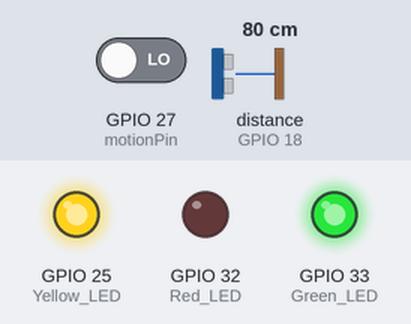
Simulated run of this sketch. Board: ESP32. Parts: output pins drawn as LEDs (lit = HIGH). Wiring (inferred from the names in the program): ultrasonic range finder: trigger GPIO 2; echo GPIO 18. The inputs (shaded band) are chosen by the test bench; at power-on: GPIO 27 (motionPin) LOW, distance to the obstacle (sensor on GPIO 18) 80 cm. The echo pulse lasts 58.3 µs per cm; WiFi joins after 1.5 s; servers stay silent unless stated; pins used as bus, display or sensor lines are not drawn; what the sketch prints to the serial monitor is not drawn.

Above: at 0.1 s.
Timing chart, 0 to 1.6 s (numbered marks = the images above):
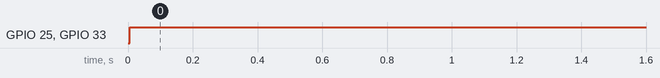

Measured:
- by itself, GPIO 25 (Yellow_LED), GPIO 33 (Green_LED): LOW → HIGH at 0.01 s

The sketch:

Detectionlogic.ino
```cpp
#define TS_ENABLE_SSL // For HTTPS SSL connection

#include <WiFi.h>
#include "secrets.h"
#include "ThingSpeak.h" // always include thingspeak header file after other header files and custom macros

char ssid[] = SECRET_SSID;   // your network SSID (name)
char pass[] = SECRET_PASS;   // your network password
WiFiClient  client;

unsigned long myChannelNumber = SECRET_CH_ID;
const char * myWriteAPIKey = SECRET_WRITE_APIKEY;

const int trigPin = 2; //pinvalue
const int echoPin = 18;
const int motionPin = 27;
const int micPin = 26;
int lastState = HIGH;
int currentState;

long duration;
float distanceCm;
bool motionDetected;
bool soundDetected;

//define sound speed in cm/uS
#define SOUND_SPEED 0.034

void setup() {
  Serial.begin(9600);
  pinMode(trigPin, OUTPUT);
  pinMode(echoPin, INPUT);
  pinMode(motionPin, INPUT);
  pinMode(micPin, INPUT);
  pinMode(32, OUTPUT); // Red LED
  pinMode(33, OUTPUT); // Green LED
  pinMode(25, OUTPUT); // Yellow LED
  WiFi.mode(WIFI_STA);
  ThingSpeak.begin(client);  // Initialize ThingSpeak
}

void loop() {
  digitalWrite(trigPin, LOW);
  delayMicroseconds(2);
  digitalWrite(trigPin, HIGH);
  delayMicroseconds(10);
  digitalWrite(trigPin, LOW);

  duration = pulseIn(echoPin, HIGH);
  distanceCm = duration * SOUND_SPEED / 2;

  motionDetected = digitalRead(motionPin);
  int ledstatus;

  if (motionDetected) {
    //Serial.println("Motion Detected");
  }
    digitalWrite(32, HIGH); // Red -- Green
    digitalWrite(33, HIGH);  // Green -- Red
    digitalWrite(25, HIGH);  // Yellow off
  if (distanceCm < 30 && motionDetected) {
    Serial.println("Possible activity");

    digitalWrite(33, LOW);  // Green -- Red

    ledstatus = 0;
  } else if (distanceCm >= 30 && distanceCm <= 60 && motionDetected) {
    Serial.println("Obstacle in moderate range");

    digitalWrite(25, LOW); // Yellow on
    ledstatus = 2;
  } else {
    Serial.println("No activity");
    digitalWrite(32, LOW);  // Red off

    ledstatus = 1;
  }

  if(WiFi.status() != WL_CONNECTED) {
    Serial.print("Attempting to connect to SSID: ");
    Serial.println(SECRET_SSID);
    while(WiFi.status() != WL_CONNECTED) {
      WiFi.begin(ssid, pass); // Connect to WPA/WPA2 network. Change this line if using open or WEP network
      Serial.print(".");
      delay(5000);
    }
    Serial.println("\nConnected.");
  }

  // Write to ThingSpeak
  int x = ThingSpeak.writeField(myChannelNumber, 1, ledstatus , myWriteAPIKey);
  if(x == 200) {
    Serial.println("Channel update successful.");
  } else {
    Serial.println("Problem updating channel. HTTP error code " + String(x));
  }
  delay(20000); // Wait 20 seconds to update the channel again
}
```

secrets.h
```cpp
// Use this file to store all of the private credentials
// and connection details

#define SECRET_SSID "vivo V29e"		// replace MySSID with your WiFi network name
#define SECRET_PASS "mieccwtygramzbt"	// replace MyPassword with your WiFi password

#define SECRET_CH_ID 2472504			// replace 0000000 with your channel number
#define SECRET_WRITE_APIKEY "YPER8DPNQF7ITGVK"   // replace XYZ with your channel write API Key
```
